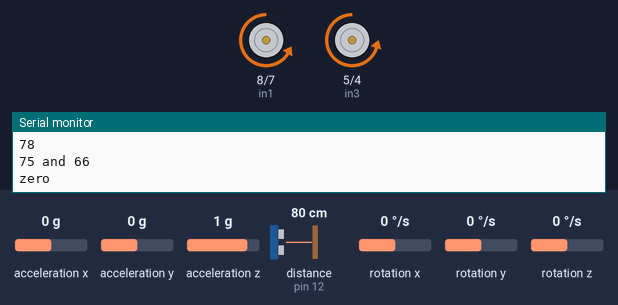
The sketch below on a simulated Arduino Uno, built with avr-gcc and run on an emulated ATmega328P. Shown: motor-driver pin pairs drawn as motors (green arrow = first pin HIGH = forward, orange = second pin HIGH = backward, longer = more drive, scaled by the enable pin), the last lines printed to the serial monitor. Wiring (inferred from the names in the program): ultrasonic range finder: trigger pin 10; echo pin 12. Inputs (shaded band) come from the test bench; at power-on: rotation z 0 °/s, distance to the obstacle (sensor on pin 12) 80 cm, acceleration x 0 g, acceleration y 0 g, acceleration z 1 g, rotation x 0 °/s, rotation y 0 °/s. The echo pulse lasts 58.3 µs per cm.

Above: at 4.8 s.
4.9 s: rotation z set to -192 °/s
At 5.9 s:
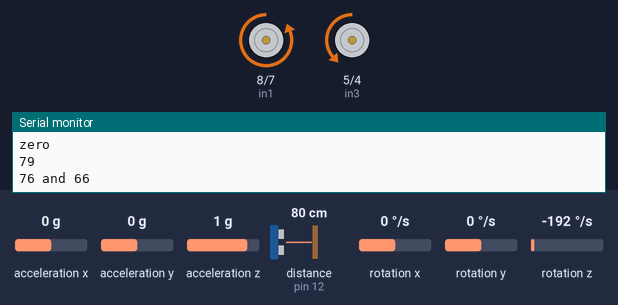
7.9 s: distance to the obstacle (sensor on pin 12) set to 73 cm
At 8.4 s:
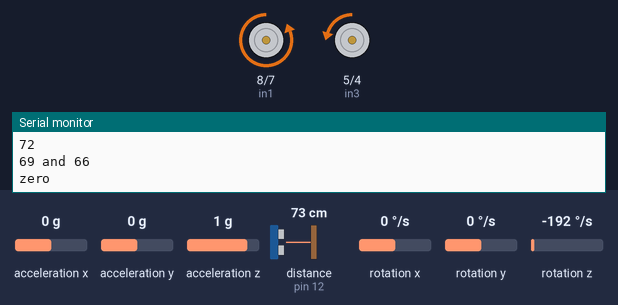
10.9 s: distance to the obstacle (sensor on pin 12) set to 65 cm
At 13.3 s:
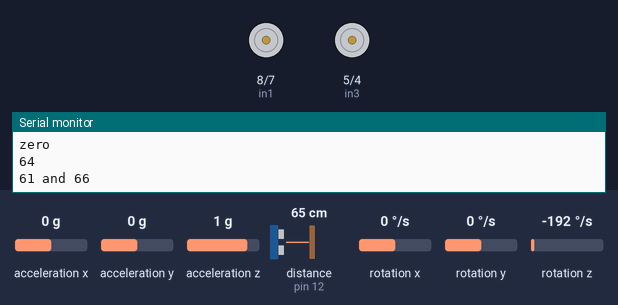
Timing chart, 0 to 14.8 s (numbered marks = the images above; inputs shaded):
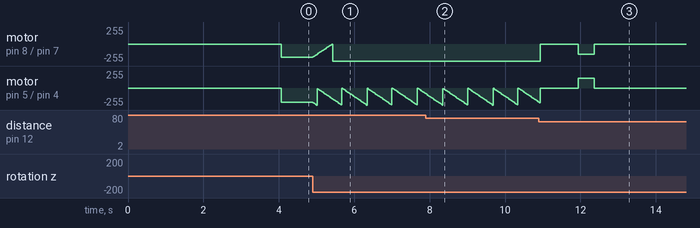

The sketch:

CometKitz.ino
```cpp
#include <Wire.h>
#include <MPU6050_light.h>
//Using MPU 6050, H-BridgeController, and CometKitz Board
//overall
const int maxSpeed = 255; //max PWM value written to motor speed pin. It is typically 255.
const int minSpeed = 160; //min PWM value at which motor moves
float angle; //due to how I orientated my MPU6050 on my car, angle = roll
float targetAngle = 0;
int equilibriumSpeed = 248; //rough estimate of PWM at the speed pin of the stronger motor, while driving straight
float GyroX;
//and weaker motor at maxSpeed
int leftSpeedVal = 200;
int rightSpeedVal = 200;


// Adjust these values to tune values at the venue
//adjust the target angle the kit turns to
int rightTurnAngle = 80;
int leftTurnAngle = 80;
//for the forward command - in case of drift
int rightMotorBias = 15;
int leftMotorBias = 0;

MPU6050 mpu(Wire);

//IMU
float elapsedTime, currentTime, previousTime;
float accAngleX, accAngleY, gyroAngleX, gyroAngleY, gyroAngleZ; //used in void loop()
float roll, pitch, yaw;
int c = 0;
// Motor A
int enA = 9;
int in1 = 8;
int in2 = 7;
// Motor B
int enB = 6;
int in3 = 5;
int in4 = 4;

//ultrasonic
const int trigPin = 10;
const int echoPin = 12;

void setup()

{
  Wire.begin();
  mpu.begin();
  Serial.println(("Calculating offsets, do not move kit"));
  delay(1000);
  mpu.calcGyroOffsets();                        // This does the calibration
  // Set all the motor control pins to outputs
  pinMode(enA, OUTPUT);
  pinMode(enB, OUTPUT);
  pinMode(in1, OUTPUT);
  pinMode(in2, OUTPUT);
  pinMode(in3, OUTPUT);
  pinMode(in4, OUTPUT);
//ultrasonic
  pinMode(trigPin, OUTPUT);
  pinMode(echoPin, INPUT);
  Serial.begin(9600);
  mpu.update();
  angle = mpu.getAngleZ();

  //ENTER CODE HERE - 1 SECOND DELAY BETWEEN ACTIONS
forward(10);
right();
  //CODE ENDS HERE
}
void loop(){

  }

void forward(int distance){
  int target = mpu.getAngleZ();
  int dist = getDistance();
  int destination = getDistance() - distance;
  delay(10);
  digitalWrite(in1, LOW);
  digitalWrite(in2, HIGH);
  digitalWrite(in3, LOW);
  digitalWrite(in4, HIGH);
  while(dist > destination){
  int newLeft = leftSpeedVal;
  int newRight = rightSpeedVal;
  dist = getDistance();
  Serial.print(dist);
   Serial.print(" and ");
  Serial.println(destination);
  mpu.update();
  angle = mpu.getAngleZ();
  int deltaAngle = target - angle;
  if(abs(deltaAngle) > 3){
    newLeft -= deltaAngle * 2;
    newRight += deltaAngle * 2;
  }
  analogWrite(enA, newLeft + leftMotorBias);
  analogWrite(enB, newRight+rightMotorBias);
  }
  digitalWrite(in1, LOW);
  digitalWrite(in2, LOW);
  digitalWrite(in3, LOW);
  digitalWrite(in4, LOW);
  delay(1000);
}

void right(){
  digitalWrite(in1, LOW);
  digitalWrite(in2, HIGH);
  digitalWrite(in3, HIGH);
  digitalWrite(in4, LOW);
  mpu.update();
  int targetAngle = mpu.getAngleZ() - rightTurnAngle;
  while(targetAngle <= round(mpu.getAngleZ())){
  int newLeft = 150;
  mpu.update();
  angle = mpu.getAngleZ();
  //int deltaAngle = targetAngle - angle;
  //newLeft -= deltaAngle;
  analogWrite(enA, newLeft);
  analogWrite(enB, newLeft);
  }
  digitalWrite(in1, LOW);
  digitalWrite(in2, LOW);
  digitalWrite(in3, LOW);
  digitalWrite(in4, LOW);
  delay(1000);
}
void left(){
  digitalWrite(in1, HIGH);
  digitalWrite(in2, LOW);
  digitalWrite(in3, LOW);
  digitalWrite(in4, HIGH);
  mpu.update();
  int targetAngle = mpu.getAngleZ() + leftTurnAngle;
  while(targetAngle >= round(mpu.getAngleZ())){
  int newRight = 150;
  mpu.update();
  angle = mpu.getAngleZ();
 // int deltaAngle = targetAngle - angle;
 // newRight += deltaAngle;
  analogWrite(enA, newRight);
  analogWrite(enB, newRight);
  }
  digitalWrite(in1, LOW);
  digitalWrite(in2, LOW);
  digitalWrite(in3, LOW);
  digitalWrite(in4, LOW);
  delay(1000);
}

int getDistance(){
 long duration;
 int calcDistance = 0;
 while(calcDistance == 0){
 //Clears the trigPin
 digitalWrite(trigPin, LOW);
 delayMicroseconds(2);
 // Sets the trigPin on HIGH state for 10 micro seconds
 digitalWrite(trigPin, HIGH);
 delayMicroseconds(10);
 digitalWrite(trigPin, LOW);
 // Reads the echoPin, returns the sound wave travel time in microseconds
 duration = pulseIn(echoPin, HIGH);
 // Calculating the distance
 calcDistance = (duration * (0.034 / 2));
 Serial.println("zero");
 delay(10);
 }
Serial.println(calcDistance);
 return calcDistance - 3;
}
```

Measured:
- the behaviour switches between 71 and 70 cm on distance to the obstacle (sensor on pin 12) (found by bisection; images 2 and 3)
- after the input at 4.9 s, motor on pin 8 (in1) / pin 7 (in2): rises from backward 200/255 to stopped in 0.50 s, then falls to backward 255/255 in 0.02 s; motor on pin 5 (in3) / pin 4 (in4): ramps from backward 1/255 to backward 255/255 and jumps back, once every 0.67 s
- after the input at 10.9 s, motor on pin 8 (in1) / pin 7 (in2): backward 255/255 → stopped at once, → backward 150/255 1.0 s later, → stopped 0.43 s later
